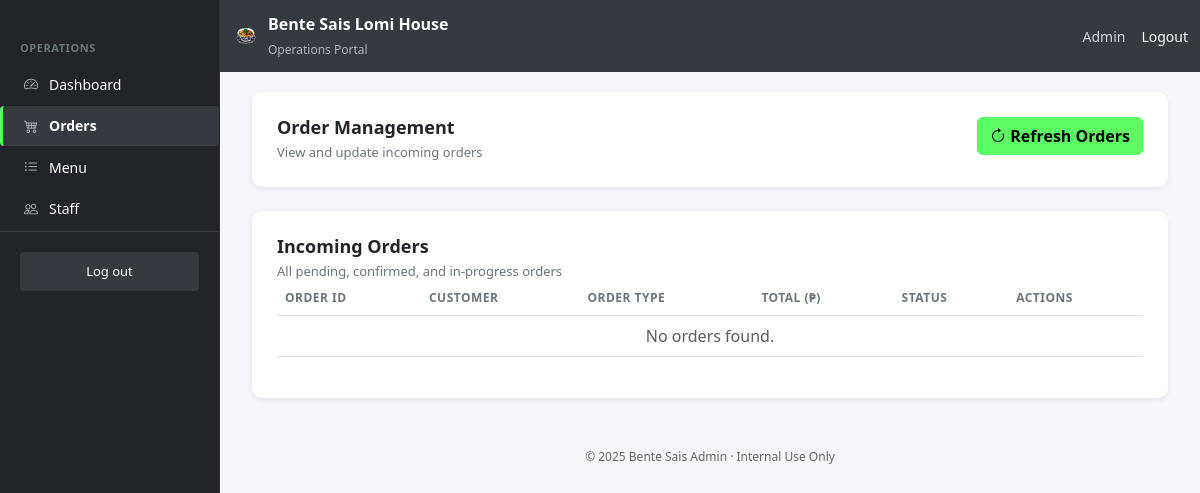
/admin/manage_orders.php (signed in), run on an earlier commit of the app's database.
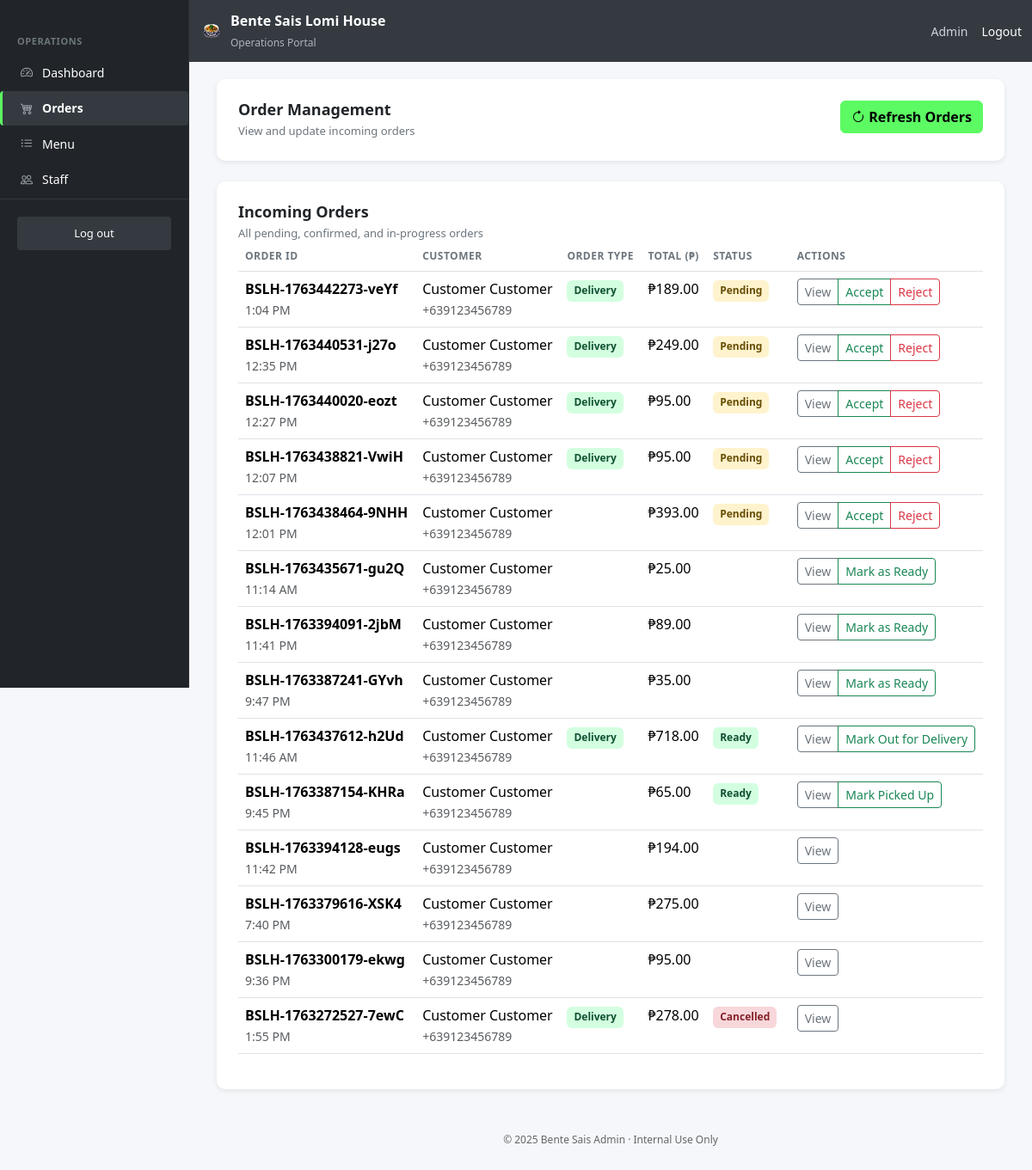
And on a later commit of the database.
### tables this page shows
CREATE TABLE `order_customer_details` (
  `detail_id` int(11) NOT NULL,
  `order_id` int(11) NOT NULL,
  `customer_first_name` varchar(50) NOT NULL,
  `customer_last_name` varchar(50) NOT NULL,
  `customer_phone` varchar(20) NOT NULL,
  `customer_email` varchar(100) DEFAULT NULL,
  `order_notes` text DEFAULT NULL
);

CREATE TABLE `orders` (
  `order_id` int(11) NOT NULL,
  `order_number` varchar(20) NOT NULL,
  `user_id` int(11) DEFAULT NULL,
  `order_type` enum('pickup','delivery') NOT NULL,
  `order_time` datetime NOT NULL,
  `preferred_time` datetime DEFAULT NULL,
  `status` enum('pending','confirmed','preparing','ready','out_for_delivery','delivered','completed','cancelled') DEFAULT 'pending',
  `subtotal` decimal(10,2) NOT NULL DEFAULT 0.00,
  `delivery_fee` decimal(10,2) NOT NULL DEFAULT 0.00,
  `tip_amount` decimal(10,2) NOT NULL DEFAULT 0.00,
  `total_amount` decimal(10,2) NOT NULL DEFAULT 0.00,
  `handler_id` int(11) DEFAULT NULL,
  `driver_id` int(11) DEFAULT NULL,
  `confirmed_at` datetime DEFAULT NULL,
  `preparing_at` datetime DEFAULT NULL,
  `ready_at` datetime DEFAULT NULL,
  `out_for_delivery_at` datetime DEFAULT NULL,
  `delivered_at` datetime DEFAULT NULL,
  `cancelled_at` datetime DEFAULT NULL,
  `created_at` datetime DEFAULT current_timestamp(),
  `updated_at` datetime DEFAULT current_timestamp() ON UPDATE current_timestamp()
);

### includes/db_connect.php (called while the page is built, shortened)
<?php
$project_root_fs = dirname(__DIR__);
$document_root_fs = $_SERVER['DOCUMENT_ROOT'];
$project_root_norm = str_replace('\\', '/', $project_root_fs);
$document_root_norm = str_replace('\\', '/', $document_root_fs);
$project_root_norm = rtrim($project_root_norm, '/');
$document_root_norm = rtrim($document_root_norm, '/');
$base_path = str_replace($document_root_norm, '', $project_root_norm);
$BASE_URL = rtrim($base_path, '/');
?>

### includes/auth.php (called while the page is built, shortened)
<?php
function get_user_name() {
    return $_SESSION['name'] ?? null;
}
?>

### admin/manage_orders.php (the view, shortened to what this page needs)
<?php
include __DIR__ . '/includes/header.php';
$orders_query = "
    SELECT
        o.order_id,
        o.order_number,
        o.order_type,
        o.total_amount,
        o.status,
        o.created_at,
        ocd.customer_first_name,
        ocd.customer_last_name,
        ocd.customer_phone
    FROM orders o
    LEFT JOIN order_customer_details ocd ON o.order_id = ocd.order_id
    ORDER BY
        CASE o.status
            WHEN 'pending' THEN 1
            WHEN 'confirmed' THEN 2
            WHEN 'preparing' THEN 3
            WHEN 'ready' THEN 4
            WHEN 'out_for_delivery' THEN 5
            ELSE 6
        END,
        o.created_at DESC
    LIMIT 50;
";
$orders_result = $conn->query($orders_query);
?>
<div class="container-fluid">
  <?php include __DIR__ . '/includes/sidebar.php'; ?>
  <main class="main-content">
    <section class="content-card mb-4">
      <div class="content-card-header">
        <div class="left">
          <h2>Order Management</h2>
          <p>View and update incoming orders</p>
        </div>
        <div class="right">
          <button class="btn btn-success" id="btn-refresh" onclick="location.reload();">
            <i class="bi bi-arrow-clockwise"></i> Refresh Orders
          </button>
        </div>
      </div>
    </section>
    <section class="content-card">
      <div class="content-card-header">
        <div class="left">
          <h2>Incoming Orders</h2>
          <p>All pending, confirmed, and in-progress orders</p>
        </div>
      </div>
      <div class="table-responsive">
        <table class="table table-hover">
          <thead>
            <tr>
              <th>Order ID</th>
              <th>Customer</th>
              <th>Order Type</th>
              <th>Total (₱)</th>
              <th>Status</th>
              <th>Actions</th>
            </tr>
          </thead>
          <tbody>
            <?php if ($orders_result && $orders_result->num_rows > 0): ?>
              <?php while($order = $orders_result->fetch_assoc()): ?>
                <?php
                  $status = $order['status'];
                  $status_map = [
                    'pending' => 'badge-warning',
                    'confirmed' => 'badge-primary',
                    'preparing' => 'badge-info',
                    'ready' => 'badge-success',
                    'out_for_delivery' => 'badge-info',
                    'delivered' => 'badge-secondary',
                    'completed' => 'badge-secondary',
                    'cancelled' => 'badge-danger',
                  ];
                  $status_class = $status_map[$status] ?? 'badge-light';
                  $customer_name = htmlspecialchars($order['customer_first_name'] . ' ' . $order['customer_last_name']);
                ?>
                <tr data-row-id="<?= $order['order_id'] ?>">
                  <td>
                    <strong><?= htmlspecialchars($order['order_number'] ?? $order['order_id']) ?></strong><br>
                    <small class="text-muted"><?= date('g:i A', strtotime($order['created_at'])) ?></small>
                  </td>
                  <td>
                    <?= $customer_name ?><br>
                    <small class="text-muted"><?= htmlspecialchars($order['customer_phone']) ?></small>
                  </td>
                  <td>
                    <?php if ($order['order_type'] == 'delivery'): ?>
                      <span class="badge badge-success">Delivery</span>
                    <?php else: ?>
                      <span class="badge badge-primary">Pickup</span>
                    <?php endif; ?>
                  </td>
                  <td>₱<?= number_format($order['total_amount'], 2) ?></td>
                  <td>
                    <span class="badge <?= $status_class ?>"><?= htmlspecialchars(ucfirst(str_replace('_', ' ', $status))) ?></span>
                  </td>
                  <td>
                    <div class="btn-group btn-group-sm">
                      <button class="btn btn-outline-secondary">View</button>
                      <?php if ($status == 'pending'): ?>
                        <button
                          class="btn btn-outline-success btn-accept"
                          data-order-id="<?= $order['order_id'] ?>"
                          data-total="<?= $order['total_amount'] ?>"
                          data-customer="<?= $customer_name ?>"
                        >
                          Accept
                        </button>
                        <button class="btn btn-outline-danger">Reject</button>
                      <?php elseif ($status == 'confirmed' || $status == 'preparing'): ?>
                        <button class="btn btn-outline-success">Mark as Ready</button>
                      <?php elseif ($status == 'ready' && $order['order_type'] == 'delivery'): ?>
                        <button class="btn btn-outline-success">Mark Out for Delivery</button>
                      <?php elseif ($status == 'ready' && $order['order_type'] == 'pickup'): ?>
                        <button class="btn btn-outline-success">Mark Picked Up</button>
                      <?php elseif ($status == 'out_for_delivery'): ?>
                         <button class="btn btn-outline-success">Mark Delivered</button>
                      <?php endif; ?>
                    </div>
                  </td>
                </tr>
              <?php endwhile; ?>
            <?php else: ?>
              <tr>
                <td colspan="6" class="text-center text-muted">No orders found.</td>
              </tr>
            <?php endif; ?>
          </tbody>
        </table>
      </div>
    </section>
    </main>
</div>
<?php include __DIR__ . '/includes/footer.php'; ?>

### admin/includes/header.php (shortened to what this page needs)
<?php
require_once __DIR__ . '/../../includes/auth.php';
require_once __DIR__ . '/../../includes/db_connect.php';
?>
<!DOCTYPE html>
<html lang="en">
<head>
  <link href="https://cdn.jsdelivr.net/npm/bootstrap@5.3.2/dist/css/bootstrap.min.css" rel="stylesheet">
  <link rel="stylesheet" href="https://cdn.jsdelivr.net/npm/bootstrap-icons@1.11.1/font/bootstrap-icons.css">
  <link rel="stylesheet" href="<?= htmlspecialchars($BASE_URL) ?>/assets/css/admin_dashboard.css"> </head>
</head>
<body>
<header class="site-header">
  <div class="container-fluid">
    <div class="d-flex justify-content-between align-items-center">
      <div class="d-flex align-items-center">
        <div class="brand">
          <img src="<?= htmlspecialchars($BASE_URL) ?>/uploads/logo/logo.png" alt="Avocado Logo">
          <span>
            Bente Sais Lomi House<br>
            <small style="color:#adb5bd;font-weight:400;font-size:12px;line-height:1;">
              Operations Portal
            </small>
          </span>
        </div>
      </div>
      <div class="user-area">
        <span><?= htmlspecialchars(get_user_name() ?? 'Admin User') ?></span>
        <a href="<?= htmlspecialchars($BASE_URL) ?>/auth/logout.php">Logout</a>
      </div>
    </div>
  </div>
</header>

### admin/includes/sidebar.php
<nav class="sidebar" id="sidebar">
  <div class="section-label">Operations</div>
  <ul>
    <li>
      <a class="<?php echo basename($_SERVER['PHP_SELF']) === 'index.php' ? 'active' : ''; ?>"
         href="<?= htmlspecialchars($BASE_URL) ?>/admin/index.php"> <i class="bi bi-speedometer2"></i>
        <span>Dashboard</span>
      </a>
    </li>
    <li>
      <a class="<?php echo basename($_SERVER['PHP_SELF']) === 'manage_orders.php' ? 'active' : ''; ?>"
         href="<?= htmlspecialchars($BASE_URL) ?>/admin/manage_orders.php"> <i class="bi bi-cart4"></i>
        <span>Orders</span>
      </a>
    </li>
    <li>
      <a class="<?php echo basename($_SERVER['PHP_SELF']) === 'manage_menu.php' ? 'active' : ''; ?>"
         href="<?= htmlspecialchars($BASE_URL) ?>/admin/manage_menu.php"> <i class="bi bi-list-ul"></i>
        <span>Menu</span>
      </a>
    </li>
    <li>
      <a class="<?php echo basename($_SERVER['PHP_SELF']) === 'manage_staff.php' ? 'active' : ''; ?>"
         href="<?= htmlspecialchars($BASE_URL) ?>/admin/manage_staff.php"> <i class="bi bi-people"></i>
        <span>Staff</span>
      </a>
    </li>
  </ul>
  <div class="logout">
    <a href="<?= htmlspecialchars($BASE_URL) ?>/auth/logout.php"> Log out
    </a>
  </div>
</nav>

### admin/includes/footer.php (shortened to what this page needs)
<footer class="site-footer">
  <p>&copy; <?= date('Y') ?> Bente Sais Admin · Internal Use Only</p>
</footer>
</body>
</html>

### assets/css/admin_dashboard.css (style rules this page uses)
:root { --avocado-green: #5cfa63; --sidebar-width: 220px; }
body { font-family: "Segoe UI", Arial, sans-serif; background-color: #f5f7fa; }
.sidebar { background-color: #212529; width: var(--sidebar-width); min-height: 100vh; position: fixed; top: 0; left: 0; padding-top: 20px; color: #fff; border-right: 1px solid #2c2f33; z-index: 1000; transition: transform 0.3s ease; }
.sidebar .section-label { font-size: 11px; font-weight: 600; text-transform: uppercase; color: #6c757d; padding: 0 20px; margin: 20px 0 8px; letter-spacing: .05em; }
.sidebar ul { list-style: none; padding-left: 0; margin: 0; }
.sidebar ul li { margin: 2px 0; }
.sidebar ul li a { display: flex; align-items: center; gap: 10px; color: #fff; font-size: 14px; line-height: 1.4; padding: 10px 20px; text-decoration: none; border-left: 3px solid transparent; background-color: transparent; border-radius: 0; }
.sidebar ul li a.active { background-color: #343a40; border-left-color: var(--avocado-green); border-radius: 4px; font-weight: 600; color: #fff; }
.sidebar ul li a i { font-size: 14px; width: 16px; text-align: center; color: #adb5bd; }
.sidebar .logout { margin-top: auto; padding: 20px; border-top: 1px solid #343a40; }
.sidebar .logout a { background: #343a40; border-radius: 4px; color: #fff; font-size: 13px; padding: 10px 12px; text-decoration: none; display: flex; align-items: center; justify-content: center; }
.site-header { background-color: #343a40; color: #fff; padding: 12px 0; margin-left: var(--sidebar-width); transition: margin-left 0.3s ease; }
.site-header .brand { display: flex; align-items: center; gap: 8px; font-weight: 600; font-size: 16px; color: #fff; }
.site-header .brand img { height: 28px; width: 28px; border-radius: 6px; object-fit: cover; }
.site-header .user-area { display: flex; align-items: center; gap: 16px; font-size: 14px; color: #ced4da; }
.site-header .user-area a { color: #fff; text-decoration: none; font-weight: 500; }
.main-content { margin-left: var(--sidebar-width); padding: 20px; transition: margin-left 0.3s ease; }
.content-card { background: #fff; padding: 25px; border-radius: 10px; box-shadow: 0 2px 6px rgba(0,0,0,0.08); margin-bottom: 20px; }
.content-card-header { display: flex; justify-content: space-between; flex-wrap: wrap; gap: 12px; align-items: flex-start; }
.content-card-header .left h2 { font-size: 18px; color: #212529; margin: 0; font-weight: 600; line-height: 1.2; }
.content-card-header .left p { font-size: 13px; color: #6c757d; margin: 4px 0 0; }
.badge { display: inline-block; font-size: 12px; line-height: 1.4; padding: 4px 8px; border-radius: 6px; font-weight: 600; }
.badge-success { background: #d3ffe0; color: #0f5132; }
.badge-warning { background: #fff3cd; color: #664d03; }
.badge-danger { background: #f8d7da; color: #842029; }
.site-footer { text-align: center; padding: 10px; color: #666; font-size: 12px; background: transparent; margin-left: var(--sidebar-width); transition: margin-left 0.3s ease; }
.btn-success { background-color: var(--avocado-green); border-color: var(--avocado-green); color: #000; font-weight: 600; }
.table th { border-top: none; font-weight: 600; font-size: 12px; text-transform: uppercase; letter-spacing: .04em; color: #6c757d; }
.table .btn-group .btn { display: inline-flex; align-items: center; gap: 5px; }

What changed in the data, as far as the page shows it:
added order_customer_details: order.order_number "BSLH-1763442273-veYf", order.created_at "1:04 PM", customer_name "Customer Customer", customer_phone "+639123456789", shows "Delivery", order.total_amount "189.00", order.status "Pending"
added order_customer_details: order.order_number "BSLH-1763440531-j27o", order.created_at "12:35 PM", customer_name "Customer Customer", customer_phone "+639123456789", shows "Delivery", order.total_amount "249.00", order.status "Pending"
added order_customer_details: order.order_number "BSLH-1763440020-eozt", order.created_at "12:27 PM", customer_name "Customer Customer", customer_phone "+639123456789", shows "Delivery", order.total_amount "95.00", order.status "Pending"
added order_customer_details: order.order_number "BSLH-1763438821-VwiH", order.created_at "12:07 PM", customer_name "Customer Customer", customer_phone "+639123456789", shows "Delivery", order.total_amount "95.00", order.status "Pending"
added order_customer_details: order.order_number "BSLH-1763438464-9NHH", order.created_at "12:01 PM", customer_name "Customer Customer", customer_phone "+639123456789", order.total_amount "393.00", order.status "Pending"
added order_customer_details: order.order_number "BSLH-1763435671-gu2Q", order.created_at "11:14 AM", customer_name "Customer Customer", customer_phone "+639123456789", order.total_amount "25.00", shows "Mark as Ready"
added order_customer_details: order.order_number "BSLH-1763394091-2jbM", order.created_at "11:41 PM", customer_name "Customer Customer", customer_phone "+639123456789", order.total_amount "89.00", shows "Mark as Ready"
added order_customer_details: order.order_number "BSLH-1763387241-GYvh", order.created_at "9:47 PM", customer_name "Customer Customer", customer_phone "+639123456789", order.total_amount "35.00", shows "Mark as Ready"
added order_customer_details: order.order_number "BSLH-1763437612-h2Ud", order.created_at "11:46 AM", customer_name "Customer Customer", customer_phone "+639123456789", shows "Delivery", order.total_amount "718.00", order.status "Ready", shows "Mark Out for Delivery"
added order_customer_details: order.order_number "BSLH-1763387154-KHRa", order.created_at "9:45 PM", customer_name "Customer Customer", customer_phone "+639123456789", order.total_amount "65.00", order.status "Ready", shows "Mark Picked Up"
added order_customer_details: order.order_number "BSLH-1763394128-eugs", order.created_at "11:42 PM", customer_name "Customer Customer", customer_phone "+639123456789", order.total_amount "194.00"
added order_customer_details: order.order_number "BSLH-1763379616-XSK4", order.created_at "7:40 PM", customer_name "Customer Customer", customer_phone "+639123456789", order.total_amount "275.00"
added order_customer_details: order.order_number "BSLH-1763300179-ekwg", order.created_at "9:36 PM", customer_name "Customer Customer", customer_phone "+639123456789", order.total_amount "95.00"
added order_customer_details: order.order_number "BSLH-1763272527-7ewC", order.created_at "1:55 PM", customer_name "Customer Customer", customer_phone "+639123456789", shows "Delivery", order.total_amount "278.00", order.status "Cancelled"
Also different on the page:
text no longer shown: "No orders found."
